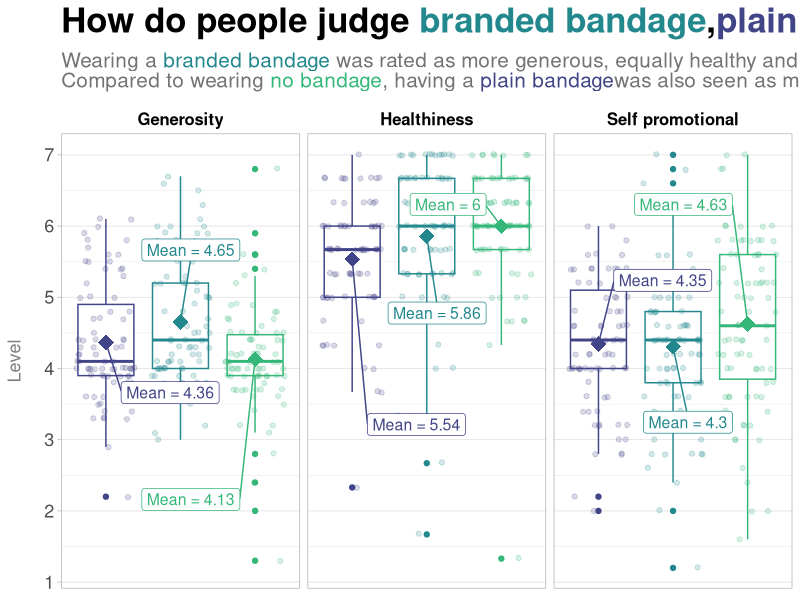

Source code (R):
## ---- chunk 1
# Packages
library(tidyverse) # general use
library(afex) # running ANOVA
library(emmeans) # follow up effects on ANOVA
library(ggsignif) # 
library(ggtext) # adding color in title

# Read and clean data
data<- read_csv("data.csv")%>%
  filter(attention.check == "pass")%>% # only including participants who passed
  rowid_to_column(var = "id")%>% # assign id to rows
  mutate(across(where(is.character),factor)) # convert all characters to factor
## ---- chunk 2
data<-data%>%
  mutate(
    generous = round(select(.,selfish,insincere,impure,bad,mean,
                            altruistic,sincere,pure,good,nice)%>%rowMeans(),2),
    warmth = round(select(.,warm, sociable, happy, agreeable, 
                          enthusiastic, easy.going, playful, funny)%>%rowMeans(),2),
    morality = round(select(.,courageous, fair, principled, responsible,
                            just, honest,trustworthy, loyal)%>%rowMeans(),2),
    competence = round(select(.,skillful,competent,talented,effective,capable,intelligent)
                       %>%rowMeans(),2),
    health = round(select(.,fit, healthy, disease)
                       %>%rowMeans(),2),
    attractive = round(select(.,attr,classy,beauty,elegant,sexy)%>%rowMeans(),2),
    self.promotion = round(select(.,show.off,impress,complimented,attention,special)
                           %>%rowMeans(),2)
    )
## ---- chunk 3
# ANOVA Model
generous.model <-aov_car(generous~condition*gender+ Error (id),
                         data = data, 
                         anova_table = list (es = "pes"))
# Follow main effect of condition
emmeans(generous.model,~condition)%>%pairs(., adjust = "tukey")
# Descriptives
data%>%group_by(condition)%>%summarise(mean = mean(generous),
                                       sd = sd(generous),
                                       n = n())
# Follow up main effect of gender
emmeans(generous.model,~gender)%>%pairs(.,adjust = "tukey")
# Descriptives
data%>%group_by(gender)%>%summarise(mean = mean(generous),
                                       sd = sd(generous),
                                       n = n())

# Follow interaction
emmeans(generous.model,~condition|gender)%>%pairs(.,adjust = 'tukey')
# Descriptives
data%>%group_by(gender,condition)%>%summarise(mean = mean(generous),
                                              sd = sd(generous))
## ---- chunk 4
# ANOVA Model
morality.model<- aov_car(morality~condition*gender+ Error (id),
                        data = data, 
                        anova_table = list (es = "pes"))

# Follow up main effect of condition
emmeans(morality.model,~condition)%>%pairs(.,adjust = 'tukey')
# Descriptives
data%>%group_by(condition)%>%summarise(mean = mean(morality),
                                       sd = sd(morality))

# Follow up main effect of gender
emmeans(morality.model,~gender)%>%pairs(., adjust = "tukey") # gender
# Descriptives
data%>%group_by(gender)%>%summarise(mean = mean(morality),
                                    sd = sd(morality))
## ---- chunk 5
# ANOVA Model
warmth.model<- aov_car(warmth~condition*gender+ Error (id),
                      data = data, 
                      anova_table = list (es = "pes"))
# Follow up main effect of condition
emmeans(warmth.model,~condition)%>%pairs(.,adjust = 'tukey')
# Descriptives
data%>%group_by(condition)%>%summarise(mean = mean(warmth),
                                       sd = sd(warmth))
# Follow up main effect of gender
emmeans(warmth.model,~gender)%>%pairs(., adjust = "tukey")
# Descriptives
data%>%group_by(gender)%>%summarise(mean = mean(warmth),
                                    sd = sd(warmth))
## ---- chunk 6
# ANOVA Model
competence.model<- aov_car(competence~condition*gender+ Error (id),
                          data = data, 
                          anova_table = list (es = "pes"))
# Follow up main effect of condition
emmeans(competence.model,~condition)%>%pairs(.,adjust = 'tukey')
# Descriptives
data%>%group_by(condition)%>%summarise(mean = mean(competence),
                                       sd = sd(competence))

# Follow up main effect of gender
emmeans(competence.model,~gender)%>%pairs(., adjust = "tukey") # gender
# Descriptives
data%>%group_by(gender)%>%summarise(mean = mean(competence),
                                       sd = sd(competence))
## ---- chunk 7
# ANOVA Model
health.model<- aov_car(health~condition*gender+ Error (id),
                      data = data, 
                      anova_table = list (es = "pes"))

# Follow up main effect of condition
emmeans(health.model,~condition)%>%pairs(.,adjust = 'tukey')
# Descriptives
data%>%group_by(condition)%>%summarise(mean = mean(health),
                                       sd = sd(health))
## ---- chunk 8
# ANOVA Model
promotion.model<- aov_car(self.promotion~condition*gender+ Error (id),
                         data = data, 
                         anova_table = list (es = "pes"))
## ---- chunk 9
# ANOVA Model
attractive.model<- aov_car(attractive~condition*gender+ Error (id),
                          data = data, 
                          anova_table = list (es = "pes"))
## ---- chunk 10
# ANOVA Model
long.att.model<- aov_car(long.att~condition*gender+ Error (id),
                         data = data, 
                         anova_table = list (es = "pes"))
## ---- chunk 11
# ANOVA Model
short.att.model<- aov_car(short.att~condition*gender+ Error (id),
                         data = data, 
                         anova_table = list (es = "pes"))
## ---- chunk 12
plot<-data%>%
  mutate(condition = fct_recode(condition,
                                "Blood bandage" = "blood",
                                "Plain bandage" = "bandage",
                                "No bandage" = "control"
                                ))%>%
  select(id,condition,self.promotion,health,generous) %>% # Select columns of interest
  # Make longer to plot with facet
  pivot_longer(cols = -c(id,condition),
               names_to = "trait",
               values_to = "rating") %>% 
  ggplot(aes(x = condition, y = rating, color = condition)) +
  geom_boxplot() +
  #ggsignif::geom_signif(comparisons = list(c("Blood bandage","Plain bandage","No bandage")),map_signif_level = T) +
  geom_jitter(alpha = 0.2,show.legend = F) +
  stat_summary(fun =mean,geom="point", show.legend = F,
                           shape=18, size=5) +
  ggrepel::geom_label_repel(stat = 'summary', fun=mean, 
                            aes(label = str_c("Mean = ",round(..y.., 2))), nudge_x = 0.15, 
                            show.legend = F,box.padding = 3, size = 4,
                            segment.angle = 20,arrow = arrow(length = unit(0.015, "npc"))) +
  facet_wrap(~recode_factor(trait,
                            generous = "Generosity",
                            health = "Healthiness",
                            self.promotion = "Self promotional"),
                     nrow = 1) +
  scale_y_continuous(breaks = seq(1, 7, by = 1)) +
  scale_color_manual(values = c("#414487","#23888e","#35b779")) + # Choose colors
  labs(title = "How do people judge <span style = 'color:#23888e;'>branded bandage</span>,<span style = 'color:#414487;'>plain bandage</span>, and <span style = 'color:#35b779;'>no bandage</span> wearers?",
       subtitle = "Wearing a <span style = 'color:#23888e;'>branded bandage</span> was rated as more generous, equally healthy and not self-promotional than wearing <span style = 'color:#35b779;'>no bandage</span>. <br>Compared to wearing <span style = 'color:#35b779;'>no bandage</span>, having a <span style = 'color:#414487;'>plain bandage</span>was also seen as more generous but also less healthier.",
       x = NULL, y = "Level") +
  theme_light() +
  theme(
      # keeps only horizontal lines
      panel.grid.major.x= element_blank(), 
      panel.grid.minor.x = element_blank(),
      # Title & subtitle
      plot.title = element_markdown(size = 25, hjust = 0, vjust = 0.5, face = "bold",
                                margin = margin(b = .3, unit = "cm")),
      plot.subtitle = element_markdown(size = 15, hjust = 0, vjust = 0.5, colour = "grey45",
                                   margin = margin(b = 0.3, unit = "cm")),
      # Caption
      plot.caption = element_text(size = 10, hjust = 1, face = "italic", colour = "grey70",
                                  margin = margin(t = 0.1, unit = "cm")),
      # X - axis
      axis.title.x = element_text(margin = margin(t = .5,unit = "cm"), size = 13,color = "grey50"),
      axis.text.x = element_blank(),
      axis.text.y = element_text(size = 13),
      axis.ticks.x = element_blank(),
      # Y - axis
      axis.title.y = element_text(margin = margin(r = .5, unit = "cm"), size = 13, color = "grey50",angle = 90),
      # Legend
      legend.position = "none",
      # Facet wrap
      strip.background = element_rect(fill = "white"),
      strip.text = element_text(size = 12,face = "bold",color = "black"),
    )

# Save
ggsave(plot,filename = "results.png",width = 14,height = 6,dpi = 600)
